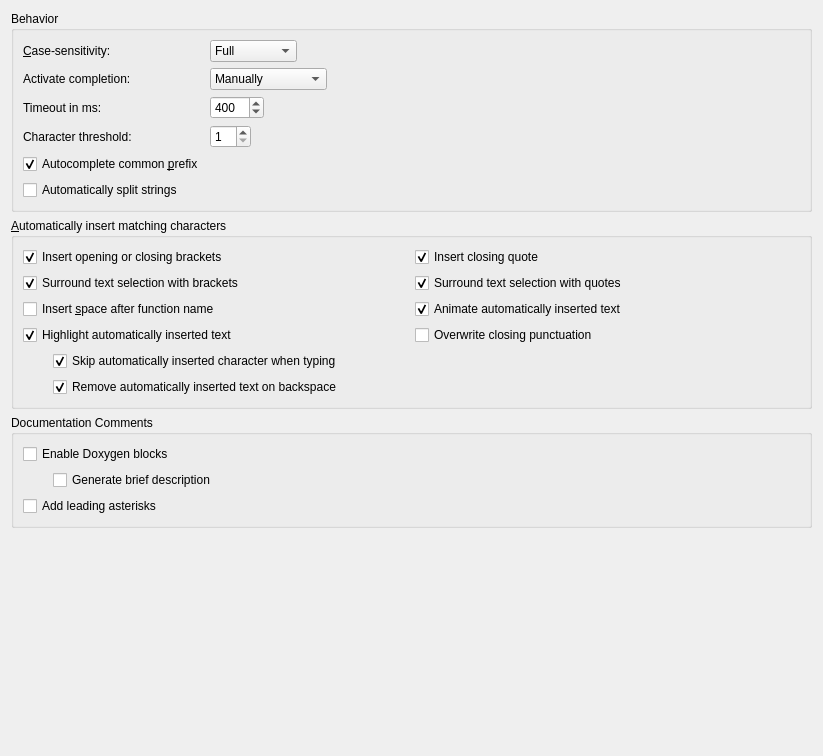
<?xml version="1.0" encoding="UTF-8"?>
<ui version="4.0">
 <class>TextEditor::Internal::CompletionSettingsPage</class>
 <widget class="QWidget" name="TextEditor::Internal::CompletionSettingsPage">
  <property name="geometry">
   <rect>
    <x>0</x>
    <y>0</y>
    <width>823</width>
    <height>756</height>
   </rect>
  </property>
  <layout class="QVBoxLayout" name="verticalLayout_2">
   <item>
    <widget class="QGroupBox" name="groupBox">
     <property name="title">
      <string>Behavior</string>
     </property>
     <layout class="QVBoxLayout" name="verticalLayout_3">
      <item>
       <layout class="QFormLayout" name="formLayout">
        <item row="0" column="0">
         <widget class="QLabel" name="caseSensitivityLabel">
          <property name="text">
           <string>&amp;Case-sensitivity:</string>
          </property>
          <property name="buddy">
           <cstring>caseSensitivity</cstring>
          </property>
         </widget>
        </item>
        <item row="0" column="1">
         <layout class="QHBoxLayout" name="horizontalLayout">
          <item>
           <widget class="QComboBox" name="caseSensitivity">
            <property name="sizePolicy">
             <sizepolicy hsizetype="Preferred" vsizetype="Fixed">
              <horstretch>0</horstretch>
              <verstretch>0</verstretch>
             </sizepolicy>
            </property>
            <item>
             <property name="text">
              <string>Full</string>
             </property>
            </item>
            <item>
             <property name="text">
              <string>None</string>
             </property>
            </item>
            <item>
             <property name="text">
              <string>First Letter</string>
             </property>
            </item>
           </widget>
          </item>
          <item>
           <spacer name="horizontalSpacer">
            <property name="orientation">
             <enum>Qt::Horizontal</enum>
            </property>
            <property name="sizeHint" stdset="0">
             <size>
              <width>40</width>
              <height>20</height>
             </size>
            </property>
           </spacer>
          </item>
         </layout>
        </item>
        <item row="1" column="0">
         <widget class="QLabel" name="completionTriggerLabel">
          <property name="text">
           <string>Activate completion:</string>
          </property>
         </widget>
        </item>
        <item row="1" column="1">
         <layout class="QHBoxLayout" name="horizontalLayout_2">
          <item>
           <widget class="QComboBox" name="completionTrigger">
            <item>
             <property name="text">
              <string>Manually</string>
             </property>
            </item>
            <item>
             <property name="text">
              <string>When Triggered</string>
             </property>
            </item>
            <item>
             <property name="text">
              <string>Always</string>
             </property>
            </item>
           </widget>
          </item>
          <item>
           <spacer name="horizontalSpacer_2">
            <property name="orientation">
             <enum>Qt::Horizontal</enum>
            </property>
            <property name="sizeHint" stdset="0">
             <size>
              <width>40</width>
              <height>20</height>
             </size>
            </property>
           </spacer>
          </item>
         </layout>
        </item>
        <item row="2" column="0">
         <widget class="QLabel" name="automaticProposalTimeoutLabel">
          <property name="text">
           <string>Timeout in ms:</string>
          </property>
         </widget>
        </item>
        <item row="2" column="1">
         <layout class="QHBoxLayout" name="horizontalLayout_7">
          <item>
           <widget class="QSpinBox" name="automaticProposalTimeoutSpinBox">
            <property name="maximum">
             <number>2000</number>
            </property>
            <property name="singleStep">
             <number>50</number>
            </property>
            <property name="value">
             <number>400</number>
            </property>
           </widget>
          </item>
          <item>
           <spacer name="horizontalSpacer_3">
            <property name="orientation">
             <enum>Qt::Horizontal</enum>
            </property>
            <property name="sizeHint" stdset="0">
             <size>
              <width>40</width>
              <height>20</height>
             </size>
            </property>
           </spacer>
          </item>
         </layout>
        </item>
        <item row="3" column="0">
         <widget class="QLabel" name="thresholdLabel">
          <property name="text">
           <string>Character threshold:</string>
          </property>
         </widget>
        </item>
        <item row="3" column="1">
         <layout class="QHBoxLayout" name="horizontalLayout_6">
          <item>
           <widget class="QSpinBox" name="thresholdSpinBox">
            <property name="minimum">
             <number>1</number>
            </property>
           </widget>
          </item>
          <item>
           <spacer name="horizontalSpacer_4">
            <property name="orientation">
             <enum>Qt::Horizontal</enum>
            </property>
            <property name="sizeHint" stdset="0">
             <size>
              <width>40</width>
              <height>20</height>
             </size>
            </property>
           </spacer>
          </item>
         </layout>
        </item>
        <item row="4" column="0">
         <widget class="QCheckBox" name="partiallyComplete">
          <property name="toolTip">
           <string>Inserts the common prefix of available completion items.</string>
          </property>
          <property name="text">
           <string>Autocomplete common &amp;prefix</string>
          </property>
          <property name="checked">
           <bool>true</bool>
          </property>
         </widget>
        </item>
        <item row="5" column="0">
         <widget class="QCheckBox" name="autoSplitStrings">
          <property name="toolTip">
           <string>Splits a string into two lines by adding an end quote at the cursor position when you press Enter and a start quote to the next line, before the rest of the string.

In addition, Shift+Enter inserts an escape character at the cursor position and moves the rest of the string to the next line.</string>
          </property>
          <property name="text">
           <string>Automatically split strings</string>
          </property>
         </widget>
        </item>
       </layout>
      </item>
     </layout>
    </widget>
   </item>
   <item>
    <widget class="QGroupBox" name="autoInsertGroupBox">
     <property name="title">
      <string>&amp;Automatically insert matching characters</string>
     </property>
     <layout class="QGridLayout" name="gridLayout_2">
      <item row="0" column="0">
       <widget class="QCheckBox" name="insertBrackets">
        <property name="text">
         <string>Insert opening or closing brackets</string>
        </property>
        <property name="checked">
         <bool>true</bool>
        </property>
       </widget>
      </item>
      <item row="0" column="1">
       <widget class="QCheckBox" name="insertQuotes">
        <property name="text">
         <string>Insert closing quote</string>
        </property>
        <property name="checked">
         <bool>true</bool>
        </property>
       </widget>
      </item>
      <item row="1" column="0">
       <widget class="QCheckBox" name="surroundBrackets">
        <property name="toolTip">
         <string>When typing a matching bracket and there is a text selection, instead of removing the selection, surrounds it with the corresponding characters.</string>
        </property>
        <property name="text">
         <string>Surround text selection with brackets</string>
        </property>
        <property name="checked">
         <bool>true</bool>
        </property>
       </widget>
      </item>
      <item row="2" column="0">
       <widget class="QCheckBox" name="spaceAfterFunctionName">
        <property name="enabled">
         <bool>true</bool>
        </property>
        <property name="text">
         <string>Insert &amp;space after function name</string>
        </property>
       </widget>
      </item>
      <item row="1" column="1">
       <widget class="QCheckBox" name="surroundQuotes">
        <property name="toolTip">
         <string>When typing a matching quote and there is a text selection, instead of removing the selection, surrounds it with the corresponding characters.</string>
        </property>
        <property name="text">
         <string>Surround text selection with quotes</string>
        </property>
        <property name="checked">
         <bool>true</bool>
        </property>
       </widget>
      </item>
      <item row="2" column="1">
       <widget class="QCheckBox" name="animateAutoComplete">
        <property name="toolTip">
         <string>Show a visual hint when for example a brace or a quote is automatically inserted by the editor.</string>
        </property>
        <property name="text">
         <string>Animate automatically inserted text</string>
        </property>
        <property name="checked">
         <bool>true</bool>
        </property>
       </widget>
      </item>
      <item row="3" column="0">
       <widget class="QCheckBox" name="highlightAutoComplete">
        <property name="text">
         <string>Highlight automatically inserted text</string>
        </property>
        <property name="checked">
         <bool>true</bool>
        </property>
       </widget>
      </item>
      <item row="4" column="0">
       <layout class="QHBoxLayout" name="horizontalLayout_3">
        <item>
         <spacer name="horizontalSpacer_6">
          <property name="orientation">
           <enum>Qt::Horizontal</enum>
          </property>
          <property name="sizeType">
           <enum>QSizePolicy::Fixed</enum>
          </property>
          <property name="sizeHint" stdset="0">
           <size>
            <width>30</width>
            <height>20</height>
           </size>
          </property>
         </spacer>
        </item>
        <item>
         <widget class="QCheckBox" name="skipAutoComplete">
          <property name="toolTip">
           <string>Skip automatically inserted character if re-typed manually after completion or by pressing tab.</string>
          </property>
          <property name="text">
           <string>Skip automatically inserted character when typing</string>
          </property>
          <property name="checked">
           <bool>true</bool>
          </property>
         </widget>
        </item>
       </layout>
      </item>
      <item row="5" column="0">
       <layout class="QHBoxLayout" name="horizontalLayout_5">
        <item>
         <spacer name="horizontalSpacer_7">
          <property name="orientation">
           <enum>Qt::Horizontal</enum>
          </property>
          <property name="sizeType">
           <enum>QSizePolicy::Fixed</enum>
          </property>
          <property name="sizeHint" stdset="0">
           <size>
            <width>30</width>
            <height>20</height>
           </size>
          </property>
         </spacer>
        </item>
        <item>
         <widget class="QCheckBox" name="removeAutoComplete">
          <property name="toolTip">
           <string>Remove the automatically inserted character if the trigger is deleted by backspace after the completion.</string>
          </property>
          <property name="text">
           <string>Remove automatically inserted text on backspace</string>
          </property>
          <property name="checked">
           <bool>true</bool>
          </property>
         </widget>
        </item>
       </layout>
      </item>
      <item row="3" column="1">
       <widget class="QCheckBox" name="overwriteClosingChars">
        <property name="toolTip">
         <string>Automatically overwrite closing parentheses and quotes.</string>
        </property>
        <property name="text">
         <string>Overwrite closing punctuation</string>
        </property>
       </widget>
      </item>
     </layout>
    </widget>
   </item>
   <item>
    <widget class="QGroupBox" name="docCommentsGroup">
     <property name="title">
      <string>Documentation Comments</string>
     </property>
     <layout class="QVBoxLayout" name="verticalLayout">
      <item>
       <widget class="QCheckBox" name="enableDoxygenCheckBox">
        <property name="toolTip">
         <string>Automatically creates a Doxygen comment upon pressing enter after a '/**', '/*!', '//!' or '///'.</string>
        </property>
        <property name="text">
         <string>Enable Doxygen blocks</string>
        </property>
       </widget>
      </item>
      <item>
       <layout class="QHBoxLayout" name="horizontalLayout_4">
        <item>
         <spacer name="horizontalSpacer_5">
          <property name="orientation">
           <enum>Qt::Horizontal</enum>
          </property>
          <property name="sizeType">
           <enum>QSizePolicy::Fixed</enum>
          </property>
          <property name="sizeHint" stdset="0">
           <size>
            <width>30</width>
            <height>20</height>
           </size>
          </property>
         </spacer>
        </item>
        <item>
         <widget class="QCheckBox" name="generateBriefCheckBox">
          <property name="toolTip">
           <string>Generates a &lt;i&gt;brief&lt;/i&gt; command with an initial description for the corresponding declaration.</string>
          </property>
          <property name="text">
           <string>Generate brief description</string>
          </property>
         </widget>
        </item>
       </layout>
      </item>
      <item>
       <widget class="QCheckBox" name="leadingAsterisksCheckBox">
        <property name="toolTip">
         <string>Adds leading asterisks when continuing C/C++ &quot;/*&quot;, Qt &quot;/*!&quot; and Java &quot;/**&quot; style comments on new lines.</string>
        </property>
        <property name="text">
         <string>Add leading asterisks</string>
        </property>
       </widget>
      </item>
     </layout>
    </widget>
   </item>
   <item>
    <spacer name="verticalSpacer_2">
     <property name="orientation">
      <enum>Qt::Vertical</enum>
     </property>
     <property name="sizeHint" stdset="0">
      <size>
       <width>20</width>
       <height>40</height>
      </size>
     </property>
    </spacer>
   </item>
  </layout>
 </widget>
 <tabstops>
  <tabstop>caseSensitivity</tabstop>
  <tabstop>completionTrigger</tabstop>
  <tabstop>automaticProposalTimeoutSpinBox</tabstop>
  <tabstop>partiallyComplete</tabstop>
  <tabstop>autoSplitStrings</tabstop>
  <tabstop>insertBrackets</tabstop>
  <tabstop>insertQuotes</tabstop>
  <tabstop>surroundBrackets</tabstop>
  <tabstop>surroundQuotes</tabstop>
  <tabstop>spaceAfterFunctionName</tabstop>
  <tabstop>animateAutoComplete</tabstop>
  <tabstop>highlightAutoComplete</tabstop>
  <tabstop>skipAutoComplete</tabstop>
  <tabstop>removeAutoComplete</tabstop>
  <tabstop>enableDoxygenCheckBox</tabstop>
  <tabstop>generateBriefCheckBox</tabstop>
  <tabstop>leadingAsterisksCheckBox</tabstop>
 </tabstops>
 <resources/>
 <connections>
  <connection>
   <sender>enableDoxygenCheckBox</sender>
   <signal>toggled(bool)</signal>
   <receiver>generateBriefCheckBox</receiver>
   <slot>setEnabled(bool)</slot>
   <hints>
    <hint type="sourcelabel">
     <x>216</x>
     <y>411</y>
    </hint>
    <hint type="destinationlabel">
     <x>378</x>
     <y>438</y>
    </hint>
   </hints>
  </connection>
  <connection>
   <sender>highlightAutoComplete</sender>
   <signal>toggled(bool)</signal>
   <receiver>skipAutoComplete</receiver>
   <slot>setEnabled(bool)</slot>
   <hints>
    <hint type="sourcelabel">
     <x>176</x>
     <y>277</y>
    </hint>
    <hint type="destinationlabel">
     <x>186</x>
     <y>306</y>
    </hint>
   </hints>
  </connection>
  <connection>
   <sender>highlightAutoComplete</sender>
   <signal>toggled(bool)</signal>
   <receiver>removeAutoComplete</receiver>
   <slot>setEnabled(bool)</slot>
   <hints>
    <hint type="sourcelabel">
     <x>223</x>
     <y>275</y>
    </hint>
    <hint type="destinationlabel">
     <x>226</x>
     <y>333</y>
    </hint>
   </hints>
  </connection>
 </connections>
</ui>
